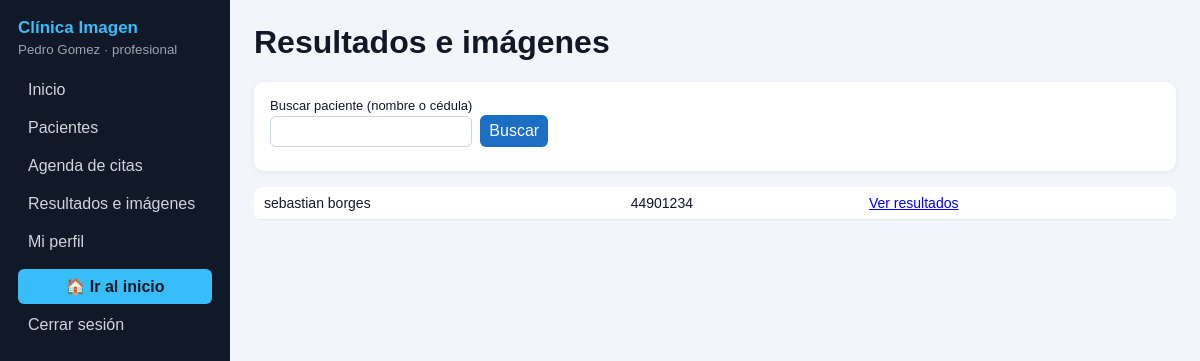
/admin/resultados.php (signed in), run on the app's committed database.
### tables this page shows
CREATE TABLE `usuarios` (
  `id_usuario` int(11) NOT NULL,
  `nombre_completo` varchar(100) NOT NULL,
  `email` varchar(100) NOT NULL,
  `cedula` varchar(20) NOT NULL,
  `contrasena` varchar(255) NOT NULL,
  `rol` varchar(30) NOT NULL,
  `fecha_nacimiento` date DEFAULT NULL,
  `telefono` varchar(20) DEFAULT NULL,
  `activo` tinyint(1) NOT NULL DEFAULT 1
);

### db.php (called while the page is built, shortened)
<?php
function e($texto) {
    return htmlspecialchars($texto ?? '', ENT_QUOTES, 'UTF-8');
}

### admin/resultados.php (the view, shortened to what this page needs)
<?php
require 'base.php'; exigir('resultados');
$m = ''; $errs = [];
$idp = (int)($_GET['paciente'] ?? 0);
top('Resultados e imágenes'); echo msg($m); foreach ($errs as $x) echo msg($x, 'error');
$q = $pdo->prepare("SELECT * FROM usuarios WHERE id_usuario=? AND rol='paciente'"); $q->execute([$idp]); $pa = $q->fetch();
if (!$pa) {
    $b = '%' . trim($_GET['q'] ?? '') . '%';
    $q = $pdo->prepare("SELECT id_usuario, nombre_completo, cedula FROM usuarios WHERE rol='paciente' AND (nombre_completo LIKE ? OR cedula LIKE ?) ORDER BY nombre_completo LIMIT 50"); $q->execute([$b, $b]); ?>
    <div class="caja"><form class="fila"><label>Buscar paciente (nombre o cédula)<input name="q" value="<?= e($_GET['q'] ?? '') ?>"></label><button>Buscar</button></form></div>
    <div class="scroll"><table><?php foreach ($q->fetchAll() as $r) echo '<tr><td>' . e($r['nombre_completo']) . '</td><td>' . e($r['cedula']) . '</td><td><a href="?paciente=' . $r['id_usuario'] . '">Ver resultados</a></td></tr>'; ?></table></div>
<?php }
pie();

### admin/base.php (shortened to what this page needs)
<?php
require __DIR__ . '/../db.php';
$st = $pdo->prepare('SELECT id_usuario, nombre_completo, rol FROM usuarios WHERE id_usuario = ? AND activo = 1');
$st->execute([$_SESSION['id_usuario']]);
$yo = $st->fetch();
if ($yo['rol'] === 'admin') $permitidos = array_keys(MODULOS);
else { $p = $pdo->prepare('SELECT modulo FROM permiso WHERE rol = ?'); $p->execute([$yo['rol']]); $permitidos = $p->fetchAll(PDO::FETCH_COLUMN); }
function top($titulo) {
    global $yo, $permitidos;
    echo '<!DOCTYPE html><html lang="es"><head><meta charset="UTF-8"><meta name="viewport" content="width=device-width,initial-scale=1"><title>'
       . e($titulo) . ' · Panel</title><link rel="stylesheet" href="admin.css?v=' . filemtime(__DIR__ . '/admin.css') . '"></head><body><div class="app"><nav class="lado"><h2>Clínica Imagen</h2><small>'
       . e($yo['nombre_completo']) . ' · ' . e($yo['rol']) . '</small><a href="index.php">Inicio</a>';
    foreach (MODULOS as $k => $n) if (in_array($k, $permitidos)) echo '<a href="' . $k . '.php">' . e($n) . '</a>';
    echo '<a href="../perfil.php">Mi perfil</a><a href="../index.php" style="background:#38bdf8;color:#111827;text-align:center;font-weight:bold;margin-top:6px">🏠 Ir al inicio</a><a href="../logout.php">Cerrar sesión</a></nav><main><h1>' . e($titulo) . '</h1>';
}
function pie() { echo '</main></div></body></html>'; }

### admin/admin.css (style rules this page uses)
* { box-sizing:border-box }
body { margin:0;font-family:Arial,sans-serif;background:#f2f5f9;color:#111827 }
.app { display:flex;min-height:100vh }
.lado { width:230px;background:#111827;color:#fff;padding:18px;display:flex;flex-direction:column;gap:4px;flex-shrink:0 }
.lado h2 { margin:0;color:#38bdf8 }
.lado small { color:#9ca3af;margin-bottom:12px }
.lado a { color:#d1d5db;text-decoration:none;padding:8px 10px;border-radius:6px }
main { flex:1;padding:24px;min-width:0 }
h1 { margin-top:0 }
h2 { font-size:17px }
table { width:100%;border-collapse:collapse;background:#fff;font-size:14px;border-radius:8px;overflow:hidden }
th,td { text-align:left;padding:8px 10px;border-bottom:1px solid #e5e7eb;vertical-align:top }
.caja { background:#fff;border-radius:10px;padding:16px;margin-bottom:16px;box-shadow:0 1px 6px #0001 }
input,select,textarea,button { font:inherit;padding:7px 9px;border:1px solid #cbd5e1;border-radius:6px }
button { background:#1b6ec2;color:#fff;border:0;cursor:pointer }
.fila { display:flex;flex-wrap:wrap;gap:8px;align-items:flex-end;margin-bottom:8px }
.fila label { display:flex;flex-direction:column;font-size:13px;gap:3px }
.scroll { overflow-x:auto }

### data on the page
usuarios: nombre_completo "Pedro Gomez", rol "profesional"
usuarios: nombre_completo "sebastian borges", cedula "44901234"

### other printed values
$n "Pacientes"
$n "Agenda de citas"
$n "Resultados e imágenes"
$titulo "Resultados e imágenes"
